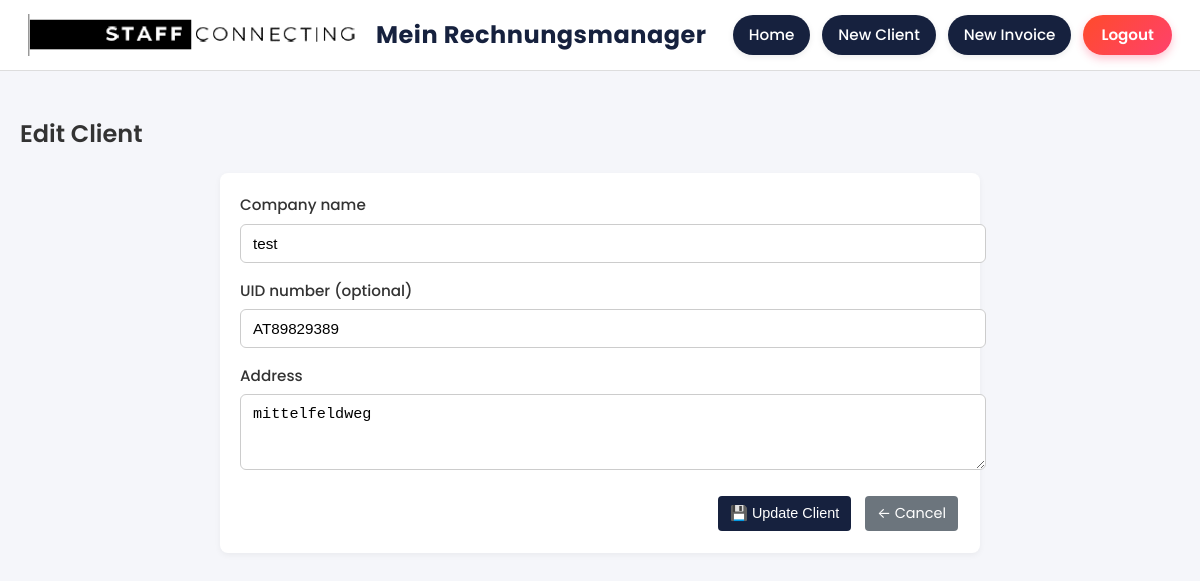
/clients/1/edit, run on the app's committed database.
### models.py (models this page shows)
class Client(Base):
    __tablename__ = "clients"
    id: Mapped[int] = mapped_column(primary_key=True)
    company_name: Mapped[str]
    address: Mapped[str]
    uid: Mapped[str | None]
    invoices = relationship("Invoice", back_populates="client")

### app.py (the view)
@app.get("/clients/{client_id}/edit", response_class=HTMLResponse)
def edit_client(client_id: int, request: Request, db: Session = Depends(get_db)):
    client = get_client(db, client_id)
    if not client:
        raise HTTPException(404, "Client not found")
    return render("edit_client.html", request=request, client=client)

### templates/edit_client.html (shortened to what this page needs)
{% extends "base.html" %}
{% block content %}
<h2 class="page-title">Edit Client</h2>
<form action="/clients/{{ client.id }}/update" method="post" class="client-form">
  <div class="form-section">
    <div class="form-row">
      <label class="form-label full-width">
        <span>Company name</span>
        <input type="text" name="company_name" value="{{ client.company_name }}" required>
      </label>
    </div>
    <div class="form-row">
      <label class="form-label full-width">
        <span>UID number (optional)</span>
        <input type="text" name="uid" value="{{ client.uid or '' }}" placeholder="ATU12345678">
      </label>
    </div>
    <div class="form-row">
      <label class="form-label full-width">
        <span>Address</span>
        <textarea name="address" rows="3" required>{{ client.address }}</textarea>
      </label>
    </div>
  </div>
  <div class="actions">
    <button class="btn btn-primary" type="submit">💾 Update Client</button>
    <a href="/" class="btn btn-secondary">← Cancel</a>
  </div>
</form>
{% endblock %}

### templates/base.html (style rules this page uses)
body { font-family: 'Poppins', -apple-system, BlinkMacSystemFont, "Segoe UI", Roboto, Helvetica, Arial, sans-serif; margin: 0; background: #f5f6fa; color: #333; font-size: 16px; line-height: 1.6; }
h1, h2, h3 { font-weight: 600; margin-top: 1em; margin-bottom: 0.5em; }
h2 { font-size: 1.3rem; }
.actions { white-space: nowrap; text-align: right; }
.btn { display: inline-block; padding: 6px 12px; border-radius: 4px; border: none; text-decoration: none; cursor: pointer; font-size: 0.9rem; margin: 2px; }
.btn-primary { background: #16213E; color: white; }

### templates/edit_client.html (style rules this page uses)
.page-title { margin-bottom: 20px; font-size: 1.5rem; font-weight: 600; }
.client-form { background: #fff; padding: 20px; border-radius: 8px; box-shadow: 0 2px 6px rgba(0,0,0,0.05); max-width: 720px; margin: 0 auto; }
.form-section { margin-bottom: 24px; }
.form-row { margin-bottom: 16px; display: flex; flex-wrap: wrap; }
.form-label { flex: 1; display: flex; flex-direction: column; font-size: 0.95rem; }
.form-label span { margin-bottom: 6px; font-weight: 500; color: #333; }
input, textarea { padding: 10px 12px; border: 1px solid #ccc; border-radius: 6px; font-size: 0.95rem; width: 100%; }
textarea { resize: vertical; }
.actions { display: flex; justify-content: flex-end; gap: 10px; }
.btn-secondary { background: #6c757d; color: #fff; }

### data on the page
Client: company_name "test", uid "AT89829389", address "mittelfeldweg"
